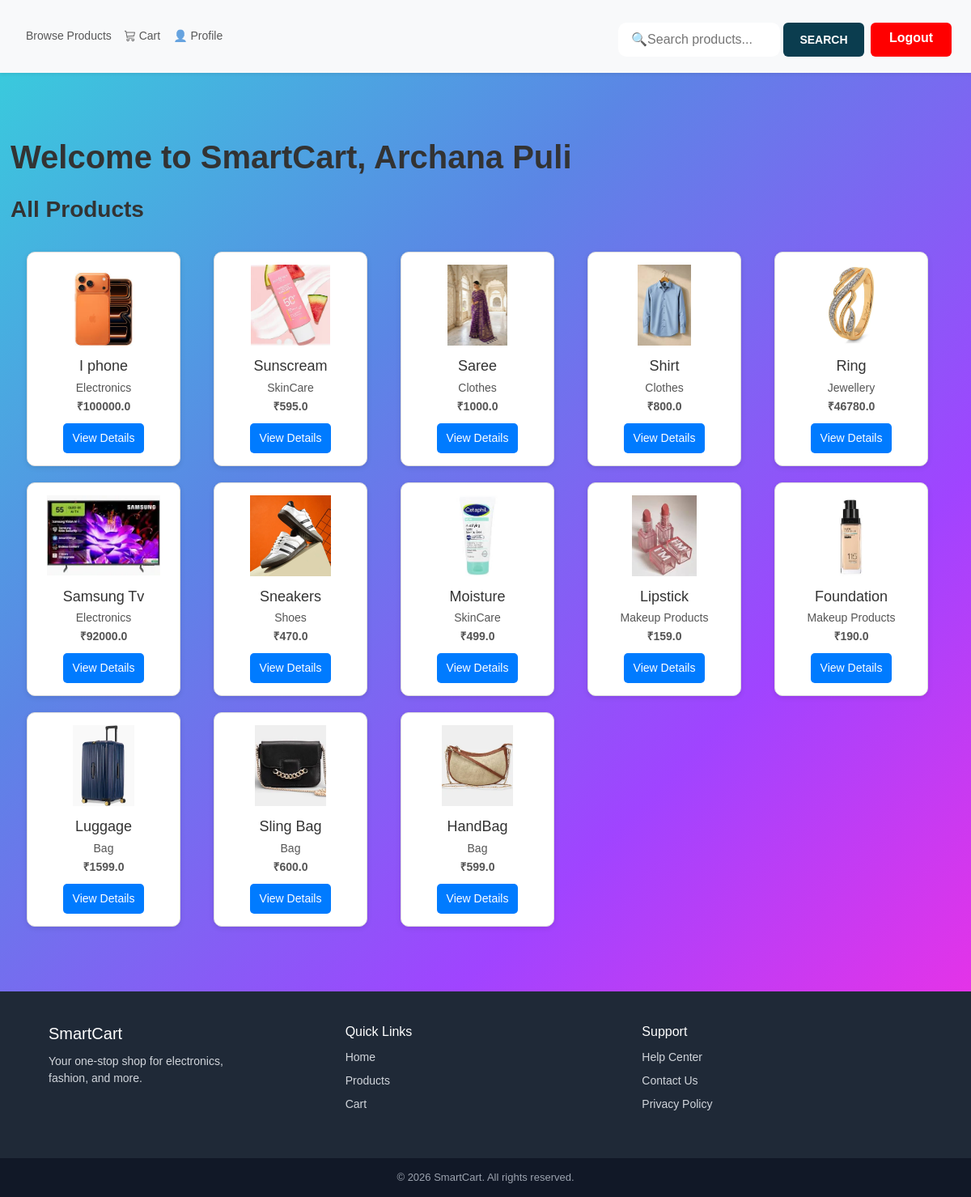
Screenshot of /user-dashboard (signed in) with the database file from the repository.
### tables this page shows
CREATE TABLE products (
    product_id INTEGER PRIMARY KEY AUTOINCREMENT,
    name TEXT,
    description TEXT,
    category TEXT,
    price REAL,
    image TEXT
);

### app.py (the view)
@app.route('/user-dashboard')
def user_dashboard():
    if 'user_id' not in session:
        return redirect('/user-login')
    conn = get_db_connection()
    conn.row_factory = sqlite3.Row
    cursor = conn.cursor()
    cursor.execute('SELECT * FROM "products"')
    products = cursor.fetchall()
    cursor.close()
    conn.close()
    return render_template("user/user_home.html", products=products)

### app.py (called while the page is built)
def get_db_connection():
    conn = sqlite3.connect('smartcart.db')
    conn.row_factory = sqlite3.Row  # allows dict-like access
    return conn

### templates/user/user_home.html (shortened to what this page needs)
{% extends "user/base.html" %}
{% block content %}
<div class="hero-section">
  <div class="container-fluid text-start">
    <h1 class="fw-bold">Welcome to SmartCart, {{ session.get('user_name') }}</h1>
<h3 class="fw-bold mt-4 mb-3">All Products</h3>
<div class="product-container">
{% for product in products %}
<div class="product-card">
    <img src="/static/uploads/product_images/{{ product.image }}">
    <h3>{{ product.name }}</h3>
    <p>{{ product.category }}</p>
    <p><strong>₹{{ product.price }}</strong></p>
    <a href="/user/product/{{ product.product_id }}">View Details</a>
</div>
{% endfor %}
</div>
</div>
{% endblock %}

### static/style.css (style rules this page uses)
body { margin: 0; min-height: 100vh; font-family: 'Segoe UI', sans-serif; background: linear-gradient(135deg, #36d1dc, #5b86e5, #a044ff, #ff2cdf); display: flex; flex-direction: column; }
.product-container { display: grid; grid-template-columns: repeat(auto-fill, minmax(180px, 1fr)); padding: 20px; gap: 20px; }
.product-card { width: 190px; border: 1px solid #ddd; padding: 15px; border-radius: 10px; box-shadow: 0px 2px 6px rgba(0,0,0,0.1); text-align: center; background-color: #fff; transition: 0.3s; }
.product-card img { width: 140px; height: 100px; object-fit: contain; margin-bottom: 10px; }
.product-card h3 { margin: 5px 0; font-size: 18px; }
.product-card p { margin: 2px 0; font-size: 14px; color: #555; }
.product-card a { display: inline-block; margin-top: 8px; background-color: #007bff; padding: 8px 12px; border-radius: 5px; color: white; text-decoration: none; font-size: 14px; }
.hero-section { min-height: 100vh; padding-top: 0; margin-top: 0; padding-left: 1px; }
body { font-family: Arial, sans-serif; font-size: 14px; color: #333; }

### rows the page displays
products: image (picture), name "I phone", category "Electronics", price "100000.0"
products: image (picture), name "Sunscream", category "SkinCare", price "595.0"
products: image (picture), name "Saree", category "Clothes", price "1000.0"
products: image (picture), name "Shirt", category "Clothes", price "800.0"
products: image (picture), name "Ring", category "Jewellery", price "46780.0"
products: image (picture), name "Samsung Tv", category "Electronics", price "92000.0"
products: image (picture), name "Sneakers", category "Shoes", price "470.0"
products: image (picture), name "Moisture", category "SkinCare", price "499.0"
products: image (picture), name "Lipstick", category "Makeup Products", price "159.0"
products: image (picture), name "Foundation", category "Makeup Products", price "190.0"
products: image (picture), name "Luggage", category "Bag", price "1599.0"
products: image (picture), name "Sling Bag", category "Bag", price "600.0"
products: image (picture), name "HandBag", category "Bag", price "599.0"

### other values shown
{{ session.get('user_name') }} "Archana Puli"
